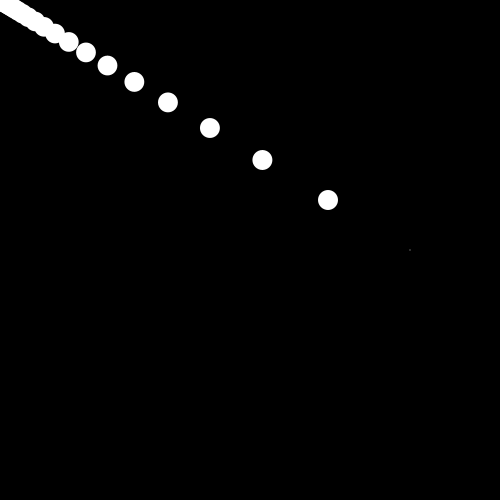
Frame 1 (no input)
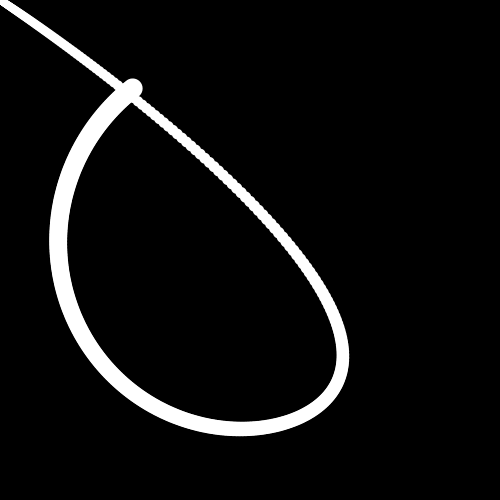
Frame 60 (the mouse pressed at the canvas centre just before this capture)
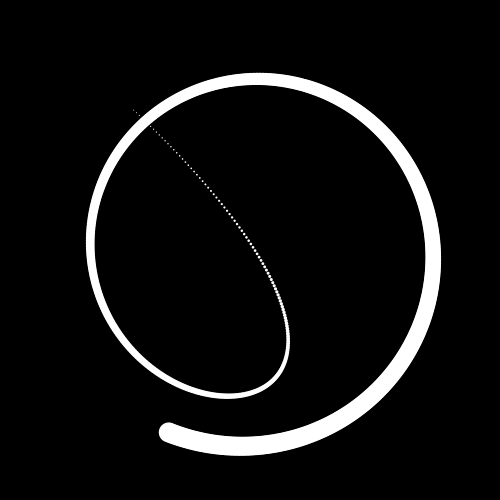
Frame 120 (the mouse held since frame 60 and released just before this capture)

The Processing sketch that drew these frames (run headless with seeded random() and noise(); from frame 60 on, the mouse is pressed at the canvas centre):

// Processing sketch: processing_173708
// ── processing_173708.pde

float theta, easing = 0.2;
suiveur chef;
int frames = 180, num=500;

void setup() {
  size(500, 500);
  chef = new suiveur();
}

void draw() {
  background(0);
  //chef.dessine(mouseX, mouseY);
  float x = width/2 + cos(theta*2)*200;
  float y = height/2 +sin(theta*2)*200;
  chef.dessine(x,y);
  theta += TWO_PI/frames;
}

class suiveur {
  suiveur suivant;
  int i;
  float x, y;
  suiveur() {
    suivant = new suiveur(num);
    x=width/2;
    y=height/2;
  }
  suiveur(int n) {
    i = n;
    if (n>0) suivant = new suiveur(n-1);
  }
  void dessine(float _x, float _y) {
    x=_x+(x-_x)*easing;
    y=_y+(y-_y)*easing;
    fill(255);
    noStroke();
    float sz = map(i, 0, num, 1, 20);
    ellipse(x, y, sz, sz);
    if (suivant!=null) {
      suivant.dessine(x, y);
    }
  }
}
